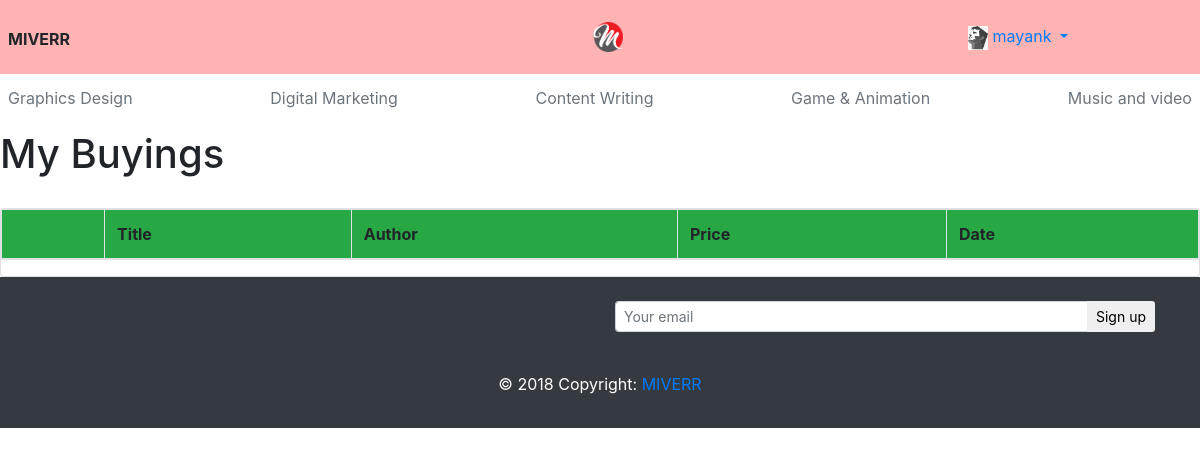
The page /gigs/mybuying/ (signed in) on the database as committed earlier.
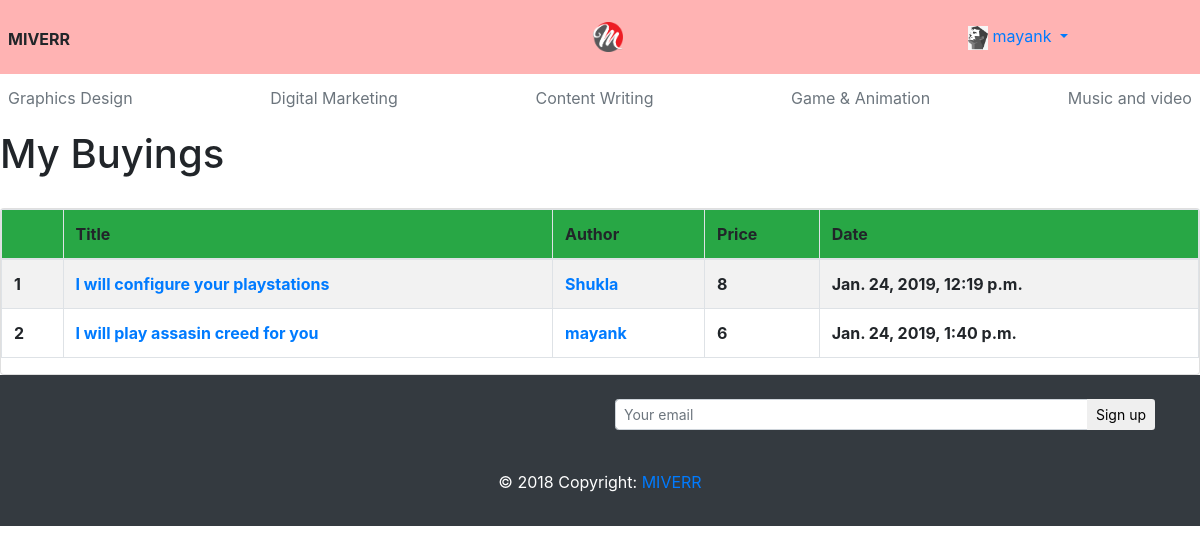
The same page on the database as committed later.
### miverrapp/models.py (models this page shows, shortened)
class purchase(models.Model):
    gig=models.ForeignKey(Gig,on_delete=models.CASCADE)
    buyer=models.ForeignKey(settings.AUTH_USER_MODEL,on_delete=models.CASCADE)
    time=models.DateTimeField(default=timezone.now)

class Gig(models.Model):
    CATEGORY_CHOICES=(
    ("GD","Graphic designing"),
    ("DM","Digital Marketing"),
    ("CW","Content-Writing"),
    ("GM","Game & Animation"),
    ("MV","Music and video"),
    )
    title=models.CharField(max_length=500)
    category=models.CharField(max_length=2,choices=CATEGORY_CHOICES)
    description=models.CharField(max_length=1000)
    price=models.IntegerField(default=6)
    photo=models.FileField(upload_to='gigs')
    status=models.BooleanField(default=True)
    user=models.ForeignKey(settings.AUTH_USER_MODEL,on_delete=models.CASCADE)
    create_time=models.DateTimeField(default=timezone.now)

### users/models.py (models this page shows, shortened)
class CustomUser(AbstractUser):
    email = models.EmailField(unique=True)
    avatar=models.CharField(max_length=500)
    about=models.CharField(max_length=1000)
    slogan=models.CharField(max_length=100)
    objects = CustomUserManager()

### miverrapp/views.py (the view)
# urls.py: path("gigs/mybuying/",views.my_buying,name="my_buying"),
@login_required(login_url="/users/login/")
def my_buying(request):
    p=purchase.objects.filter(buyer=request.user)
    return render(request,'my_buying.html',{'purchases':p})

### users/backend.py (called while the page is built)
     def get_user(self, user_id):
        try:
            return get_user_model().objects.get(pk=user_id)
        except get_user_model().DoesNotExist:
            return None

### templates/my_buying.html
{% extends 'base.html' %}
{% load static %}
{% block body %}
<h1 style="margin-bottom:30px;">My Buyings</h1>
<div class="card card-default">
<table class="table table-bordered table-striped">
  <thead class="bg-success">
    <tr>
        <th></th>
        <th>Title</th>
        <th>Author</th>
        <th>Price</th>
        <th>Date</th>
    </tr>
  </thead>
  <tbody>
    {% for purchase in purchases %}
    <tr>
      <th>{{ forloop.counter }}</th>
      <th><a href="{% url 'miverrapp:gig_detail' purchase.gig.id %}">{{purchase.gig.title}}</a></th>
      <th><a href="{% url 'miverrapp:profile' purchase.gig.user.username %}">{{purchase.gig.user.username}}</a></th>
      <th>{{purchase.gig.price}}</th>
      <th>{{purchase.time}}</th>
    </tr>
    {% endfor %}
  </tbody>
</table>
</div>
{% endblock %}

Rows that differ between the two databases and show on the page:
added purchase: gig "I will configure your playstations", gig.user.username "Shukla", gig.price "8", time "Jan. 24, 2019, 12:19 p.m."
added purchase: gig "I will play assasin creed for you", gig.user.username "mayank", gig.price "6", time "Jan. 24, 2019, 1:40 p.m."
